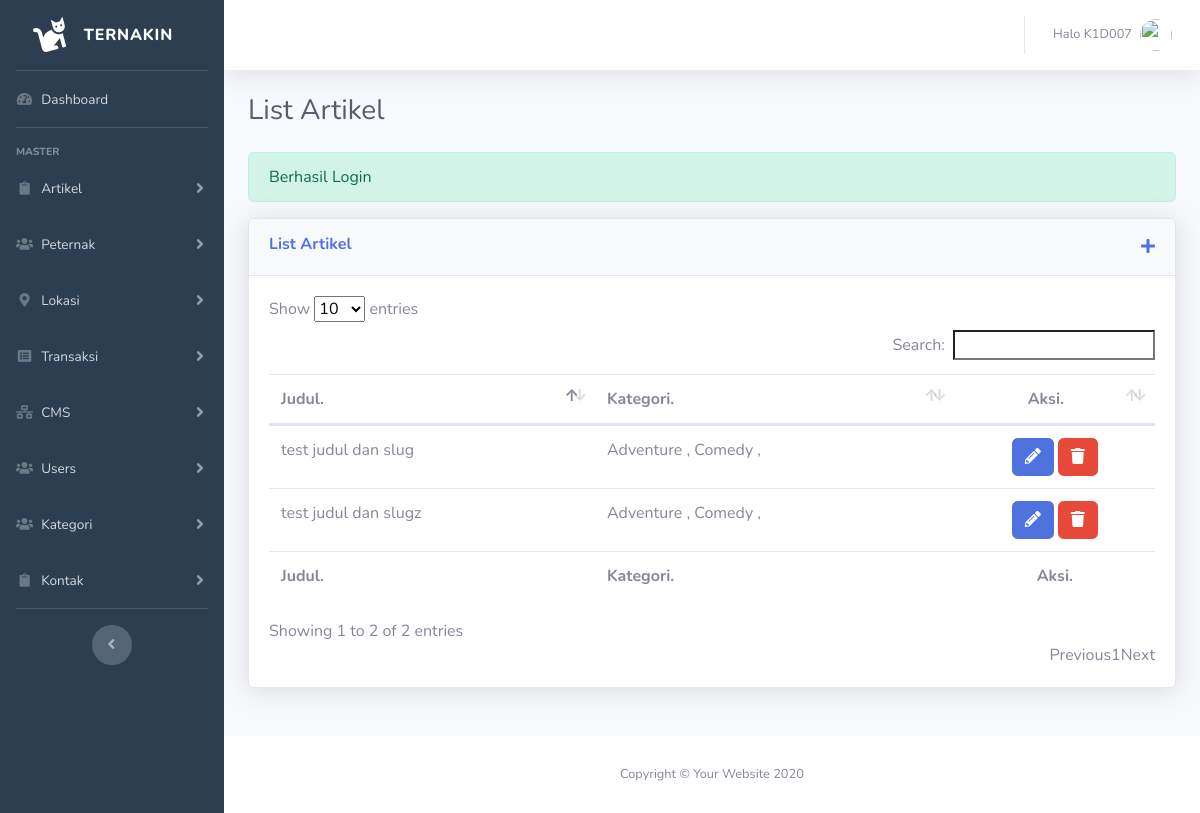
/cms-dashboard/pages/artikel/index.php (signed in), run on the app's committed database.
### tables this page shows
CREATE TABLE `tb_artikel` (
  `id_artikel` int(11) NOT NULL,
  `judul` varchar(50) NOT NULL,
  `isi` text NOT NULL,
  `foto` text NOT NULL,
  `slug` text NOT NULL,
  `id_users` int(3) NOT NULL,
  `id_kategori` varchar(10) NOT NULL,
  `created_at` timestamp NOT NULL DEFAULT current_timestamp() ON UPDATE current_timestamp()
);

CREATE TABLE `tb_kategori` (
  `id_kategori` int(2) NOT NULL,
  `kategori` varchar(20) NOT NULL
);

### cms-dashboard/pages/artikel/index.php (the view, shortened to what this page needs)
  <?php
    $title="List Artikel";
    require_once"../../../config/database.php";
    require_once"../../templates/head-dashboard.php";
   ?>
   <link rel="stylesheet" type="text/css" href="<?=$_ENV['base_url']?>cms-dashboard/assets/vendor/datatables/dataTables.bootstrap4.min.css">
  <?php
    $sql = mysqli_query($con,"SELECT * FROM tb_artikel");
  ?>
</head>
<body id="page-top">
  <div id="wrapper">
      <?php require_once"../../partials/sidebar.php"; ?>
    <div id="content-wrapper" class="d-flex flex-column">
      <div id="content">
          <?php require_once"../../partials/topbar.php"; ?>
        <div class="container-fluid" style="transition: 0.4s;">
          <div class="d-sm-flex align-items-center justify-content-between mb-4">
            <h1 class="h3 mb-0 text-gray-800"><?=$title?></h1>
          </div>
          <?php
            if (isset($_SESSION['alert'])) {
              if (isset($_SESSION['alert']['berhasil'])) {
                ?>
                <div class="alert alert-success" role="alert">
                  <?=$_SESSION['alert']['berhasil']?>
                </div>
                <?php
              }else{
                ?>
                <div class="alert alert-danger" role="alert">
                  <?=$_SESSION['alert']['gagal']?>
                </div>
                <?php
              }
            }
          ?>
          <div class="row">
            <div class="col-lg-12 mb-4">
              <div class="card shadow mb-4">
                <div class="card-header py-3 d-sm-flex justify-content-between">
                  <h6 class="m-0 font-weight-bold text-primary"><?=$title?></h6>
                  <a href="tambah-artikel"><i class="fas fa-plus"></i></a>
                </div>
                <div class="card-body">
                  <div class="table-responsive">
                    <table class="table" id="tableArtikel">
                      <thead>
                        <tr>
                          <th>Judul.</th>
                          <th>Kategori.</th>
                          <th class="text-center">Aksi.</th>
                        </tr>
                      </thead>
                      <tfoot>
                        <tr>
                          <th>Judul.</th>
                          <th>Kategori.</th>
                          <th class="text-center">Aksi.</th>
                        </tr>
                      </tfoot>
                      <tbody>
                        <?php
                            while ($data = mysqli_fetch_array($sql)) {
                              ?>
                                <tr>
                                  <td><?=$data['judul']?></td>
                                  <td>
                                    <?php
                                      $sqlKat = mysqli_query($con,"SELECT * FROM tb_kategori WHERE id_kategori IN (".$data['id_kategori'].")");
                                      while ($kat = mysqli_fetch_array($sqlKat)){
                                        echo $kat['kategori'].' , ';
                                      }
                                    ?>
                                  </td>
                                  <td>
                                    <div class="d-flex justify-content-center">
                                      <a href="<?=$_ENV['base_url']?>cms-dashboard/artikel/edit/<?=$data['id_artikel']?>" class="btn btn-primary mr-1"><i class="fas fa-pencil-alt"></i></a>
                                      <form method="POST" action="<?=$_ENV['base_url']?>cms-dashboard/pages/artikel/aksi">
                                        <button type="submit" name="aksi" class="btn btn-danger" value="hapus-artikel" onclick="return confirm('Artikel akan dihapus??')"><i class="fas fa-trash"></i></button>
                                      </form>
                                    </div>
                                  </td>
                                </tr>
                              <?php
                            }
                         ?>
                      </tbody>
                    </table>
                  </div>
                </div>
              </div>
            </div>
          </div>
        </div>
      </div>
      <footer class="sticky-footer bg-white">
        <div class="container my-auto">
          <div class="copyright text-center my-auto">
            <span>Copyright &copy; Your Website 2020</span>
          </div>
        </div>
      </footer>
    </div>
  </div>
  <?php require_once"../../templates/footer-dashboard.php" ?>
</html>

### data on the page
tb_artikel: judul "test judul dan slug"
tb_kategori: kategori "Adventure"
tb_kategori: kategori "Comedy"
tb_artikel: judul "test judul dan slugz"

### other printed values
$_SESSION['user']['username'] "K1D007"
$title "List Artikel"
$_SESSION['alert']['berhasil'] "Berhasil Login"
